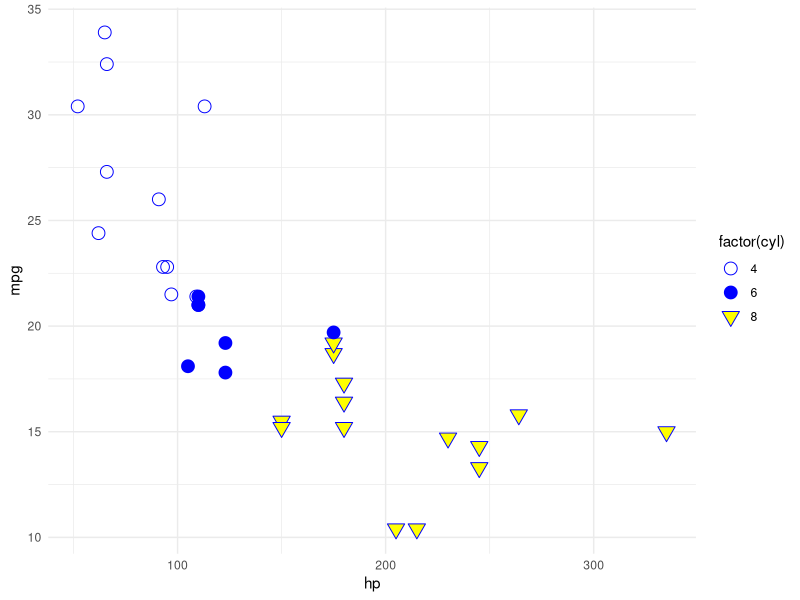
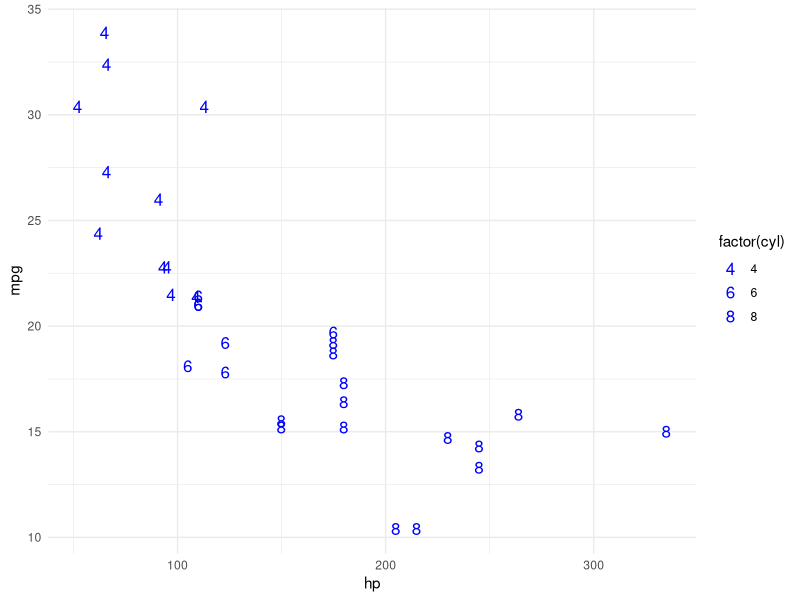
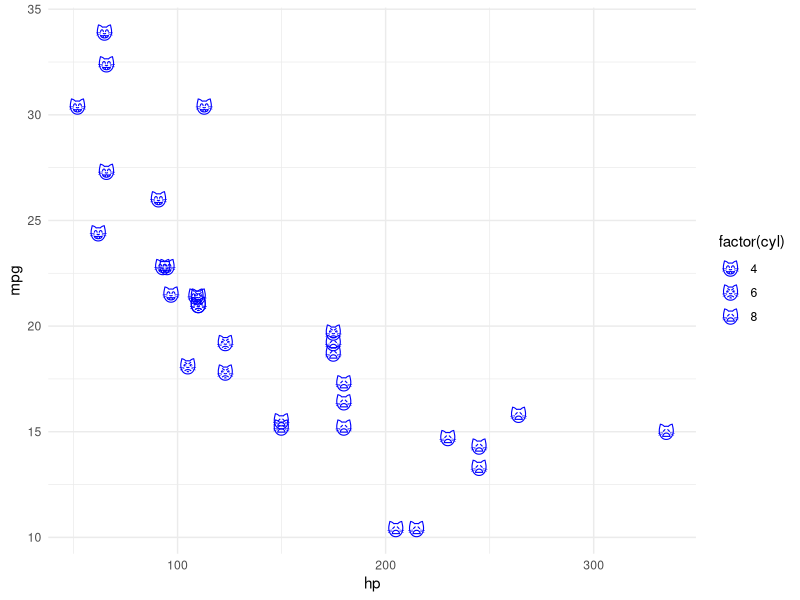
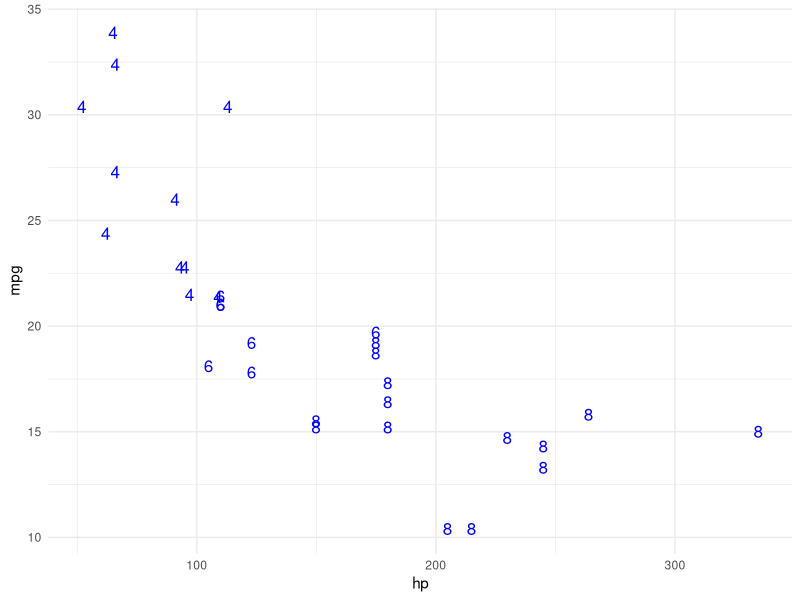
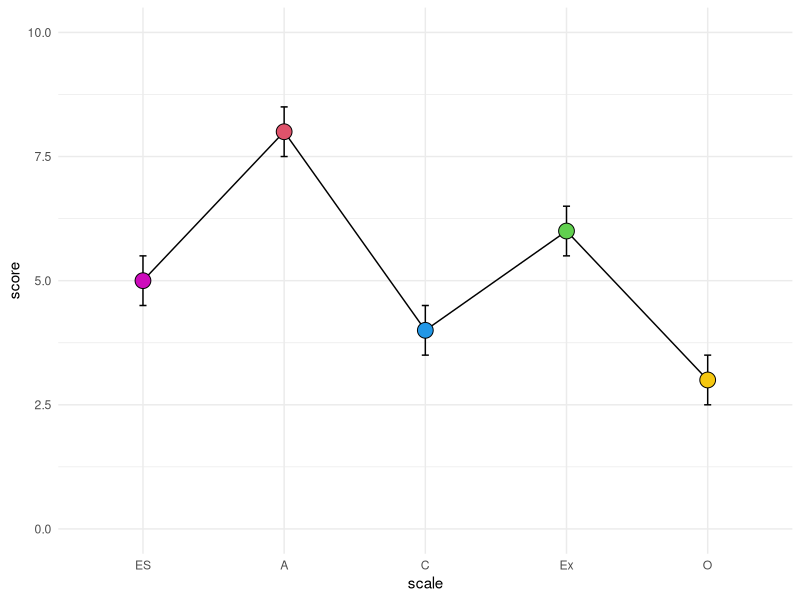
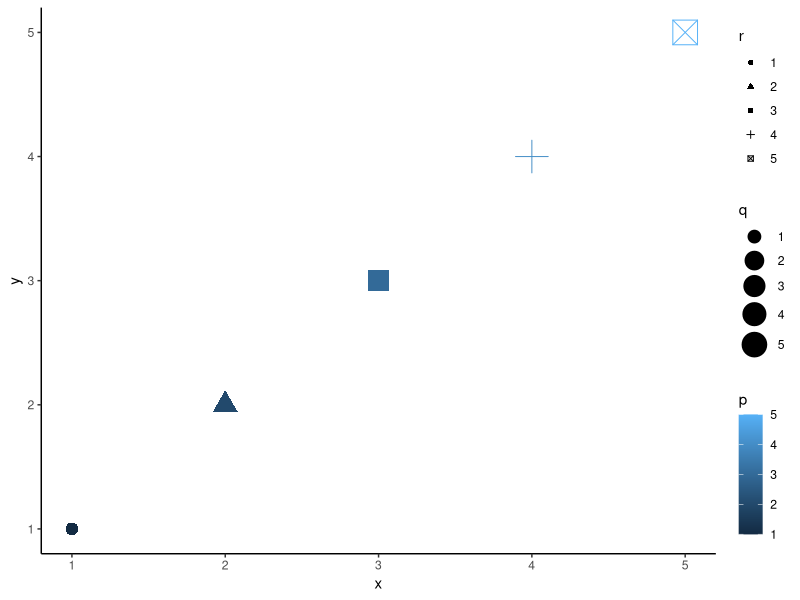
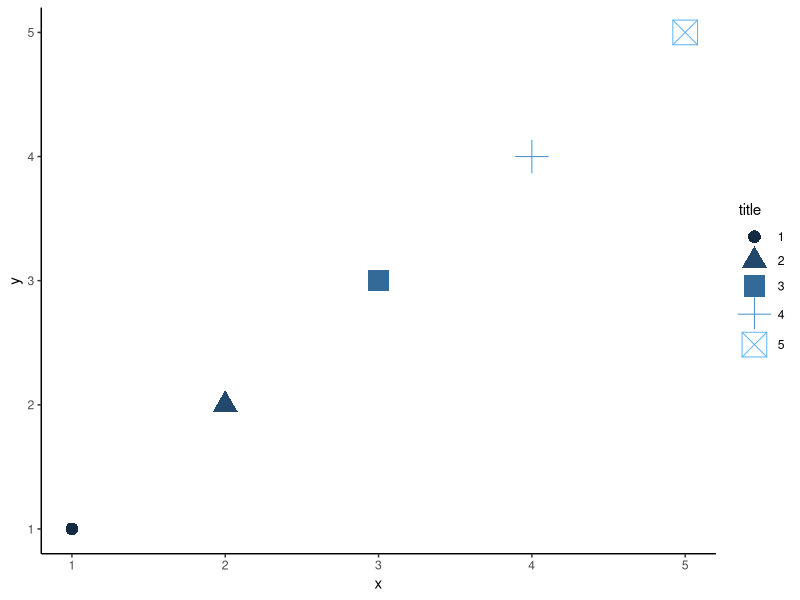
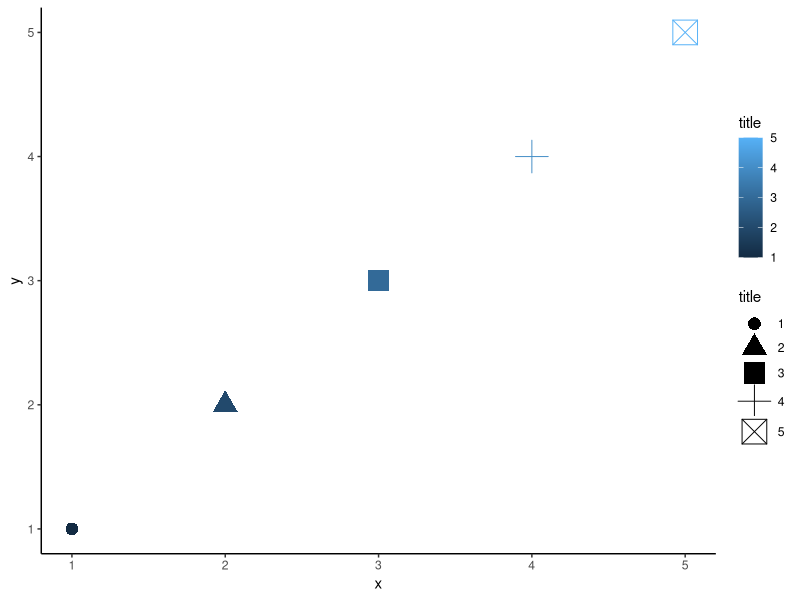

Generate these figures, in order, with R:
## ---- chunk 1
library(ggplot2)
library(dplyr)
library(patchwork)
## ---- chunk 2
ggplot(mtcars) +
  aes(x = hp, y = mpg, shape = factor(cyl)) +
  geom_point(size = 4, color = "blue", fill = "yellow") +
  scale_shape_manual(values = c(1, 19, 25)) +
  theme_minimal()
## ---- chunk 3
ggplot(mtcars) +
  aes(x = hp, y = mpg, shape = factor(cyl)) +
  geom_point(size = 4, color = "blue", fill = "yellow") +
  scale_shape_manual(values = c("4", "6", "8")) +
  theme_minimal()

ggplot(mtcars) +
  aes(x = hp, y = mpg, shape = factor(cyl)) +
  geom_point(size = 4, color = "blue", fill = "yellow") +
  scale_shape_manual(values = c("😸", "😾", "🙀")) +
  theme_minimal()
## ---- chunk 4
ggplot(mtcars) +
  aes(x = hp, y = mpg, shape = factor(cyl)) +
  geom_point(size = 4, color = "blue", fill = "yellow") +
  scale_shape_identity() +
  theme_minimal()
## ---- chunk 5
tibble(
  scale = forcats::as_factor(c("ES", "A", "C", "Ex", "O")),
  score = c(5, 8, 4, 6, 3),
  .fill = c("#CD0BBC", "#DF536B", "#2297E6", "#61D04F", "#F5C710")
) %>% 
  ggplot() +
  aes(x = scale, y = score, fill = .fill) +
  geom_path(group = "n") + 
  geom_errorbar(aes(ymin = score - .5, ymax = score + .5), width = .05) +
  geom_point(shape = 21, size = 5) +
  scale_fill_identity() +
  ylim(0, 10) + 
  theme_minimal()
## ---- chunk 6
p <- data.frame(
  x = 1:5, y = 1:5, p = 1:5, q = 1:5, r = factor(1:5)
  ) %>% 
  ggplot() +
  aes(x, y, colour = p, size = q, shape = r) +
  geom_point() +
  scale_size_continuous(range = c(4, 8)) +
  theme_classic()
  
p

# Legends will be combined if they have the same type, values, and titles 
p + 
  guides(
    colour = guide_legend(title = "title"),
    size = guide_legend(title = "title"),
    shape = guide_legend(title = "title")
 )

# If all you want to change is the title of the guides, you can use labs()
p + 
  labs(
    color = "title",
    size = "title",
    shape = "title"
  )
## ---- chunk 7
p1 <- p + 
  guides(
    colour = guide_legend(title = "legend"),
    size = "none",
    shape = "none"
  )
p2 <- p + 
  guides(
    colour = guide_bins(title = "bins"),
    size = "none",
    shape = "none"
  )
p3 <- p + 
  guides(
    colour = guide_colorbar(title = "colorbar"),
    size = "none",
    shape = "none"
  )
p4 <- p + 
  guides(
    colour = guide_colorsteps(title = "colorsteps"),
    size = "none",
    shape = "none"
  )

p1 + p2 + p3 + p4
## ---- chunk 8
p + 
  guides(
    colour = guide_legend(title = "title"),
    size = guide_legend(title = "title"),
    shape = guide_legend(title = "title")
  ) +
  theme(legend.position = "bottom")
## ---- chunk 9
p + 
  guides(
    colour = guide_legend(title = "Legend Title"),
    size = guide_none(),
    shape = "none"
  ) +
  theme(legend.position = "bottom")
